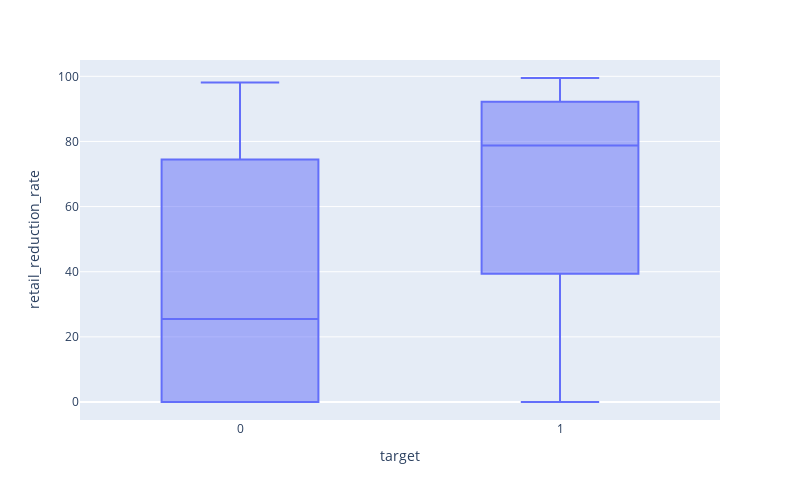

The notebook cell this image was saved under:
### Markdown cell above
#### Continuous exogenous variables

Firstly, take a look at boxplots to see if there is a bivariate relationship between endogenous and exogenous variable.

### Code cell
px.box(data_frame=ipo, x='target', y='retail_reduction_rate', width=800, height=500)

### Figure 1 — Plotly figure (JSON) as saved in the notebook; plotly's stock layout.template omitted (floating-point values rounded to 4 significant figures; data arrays with more than 128 entries replaced by an {"elided": "..."} marker saying what was removed)
{"data": [{"alignmentgroup": "True", "hovertemplate": "target=%{x}<br>retail_reduction_rate=%{y}<extra></extra>", "legendgroup": "", "marker": {"color": "#636efa"}, "name": "", "notched": false, "offsetgroup": "", "orientation": "v", "showlegend": false, "type": "box", "x": {"elided": "320 int values"}, "x0": " ", "xaxis": "x", "y": {"elided": "320 float values"}, "y0": " ", "yaxis": "y"}], "layout": {"boxmode": "group", "height": 500, "legend": {"tracegroupgap": 0}, "margin": {"t": 60}, "width": 800, "xaxis": {"anchor": "y", "domain": [0, 1], "title": {"text": "target"}}, "yaxis": {"anchor": "x", "domain": [0, 1], "title": {"text": "retail_reduction_rate"}}}}
